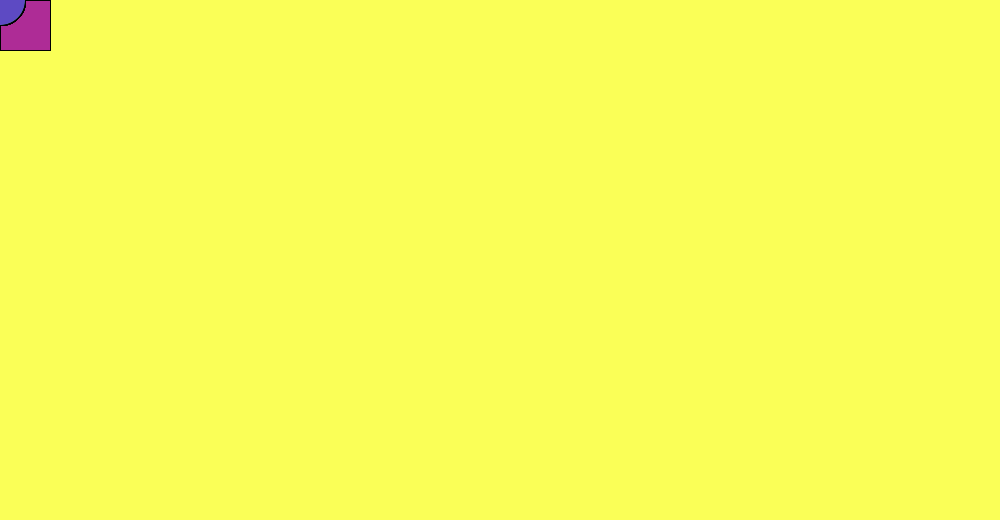
Frame 1 (no input)
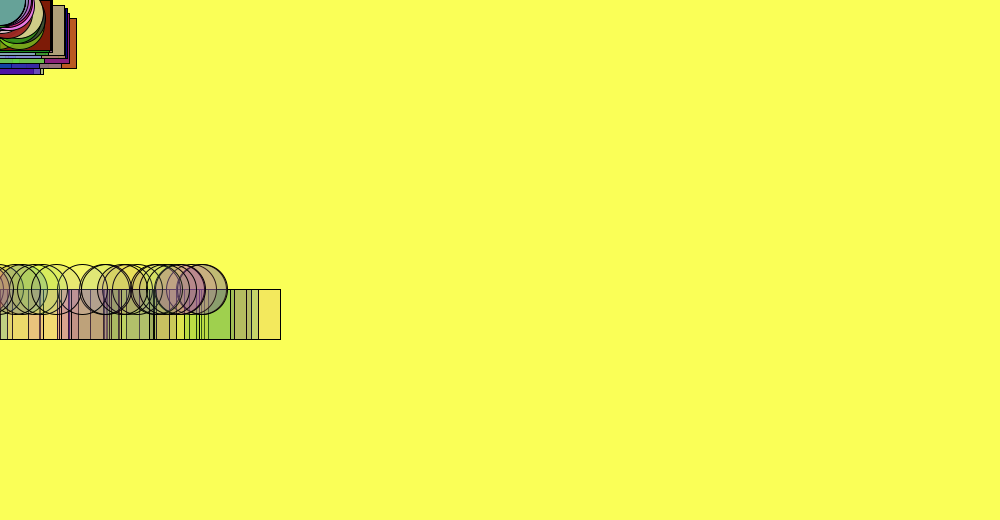
Frame 60 (the mouse pressed at the canvas centre just before this capture)
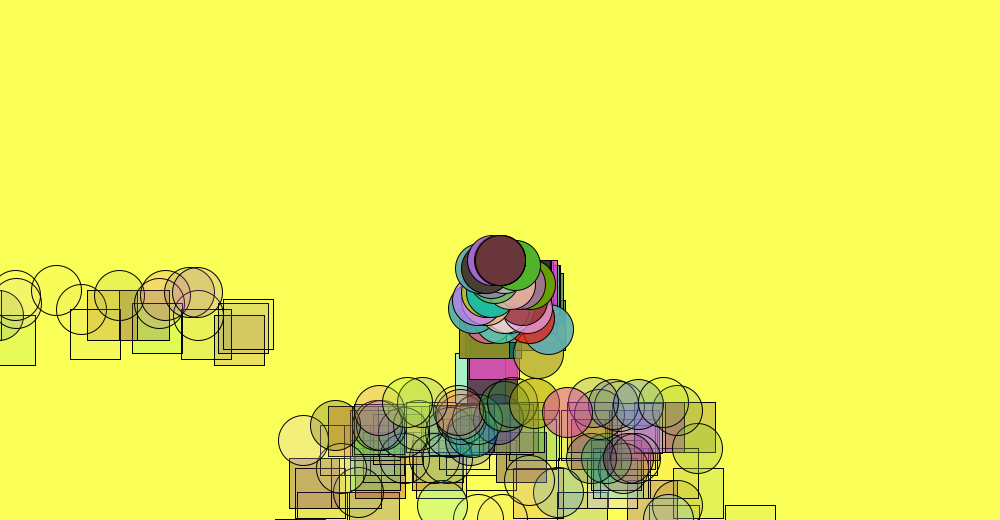
Frame 120 (the mouse held since frame 60 and released just before this capture)

The Processing sketch that drew these frames (run headless with seeded random() and noise(); from frame 60 on, the mouse is pressed at the canvas centre):

// Processing sketch: processing_106787
// ── processing_106787.pde

ArrayList <square> squares;
ArrayList <circle> circles;

void setup(){
  size(1000, 520);
  
  squares = new ArrayList();
  circles = new ArrayList();
  
   for(int i = 0; i < 100; i = i + 1){
     squares.add(new square() );
     circles.add(new circle() );
     
     
   }
}

void draw(){
  background(250, 486, 87);

  for(int i = 0; i < squares.size(); i = i + 1){
   if(squares.get(i).lifeTime > 0 ){ 
     squares.get(i).display(); 
     squares.get(i).move();
     squares.get(i).bounce();
     
   } else{
     squares.remove(i);
     squares.add( new square() );
   }
  }
  for(int i = 0; i < circles.size(); i = i + 1){
   if(circles.get(i).lifeTime > 0 ){ 
     circles.get(i).display(); 
     circles.get(i).move();
     circles.get(i).bounce();
     
   } else{
     circles.remove(i);
     circles.add( new circle() );
   }
  }
}

class circle{
  float lifeTime;
  
  // variables  
  float xpos; 
  float ypos;
  float xspd;
  float yspd; 
  float grav;
  color col;
  // constructor
  circle(){
    xpos = mouseX;
    ypos = mouseY;
    xspd = mouseX - pmouseX + random(-4, 4);
    yspd = mouseY - pmouseY;
    grav= 0.89;
    col = color(random(250), random(250), random(250));
    lifeTime = 250 + random(-50, 50);
  }
  
  // functions (methods)
  void move(){
    xpos = xpos + xspd;
    ypos = ypos + yspd; 
    yspd = yspd + grav;
    lifeTime = lifeTime - 4;
    
  }
  
  void display(){
    fill(red(col), green(col), blue(col), lifeTime);
    ellipse(xpos, ypos, 50, 50);
  }

 void bounce(){
    if(ypos > height){
      yspd = -.65*abs(yspd);
    }
  }
}
class square{
  float lifeTime;
  
  // variables 
  float xpos; 
  float ypos;
  float xspd;
  float yspd; 
  float grav;
  color col;
  // constructor
  square(){
    xpos = mouseX;
    ypos = mouseY;
    xspd = mouseX - pmouseX + random(-4, 4);
    yspd = mouseY - pmouseY;
    grav= 0.89;
    col = color(random(250), random(250), random(250));
    lifeTime = 250 + random(-50, 50);
  }
  
  // functions (methods)
  void move(){
    xpos = xpos + xspd;
    ypos = ypos + yspd; 
    yspd = yspd + grav;
    lifeTime = lifeTime - 4;
    
  }
  
  void display(){
    fill(red(col), green(col), blue(col), lifeTime);
    rect(xpos, ypos, 50, 50);
  }
  void bounce(){
    if(ypos > height){
      yspd = -.65*abs(yspd);
    }
  }
}
